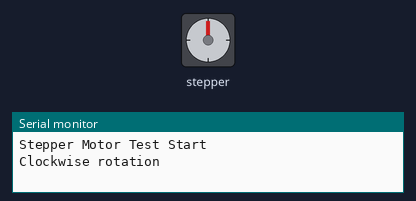
Bench run of a sketch on a simulated Arduino Uno, built with avr-gcc and run on an emulated ATmega328P. Parts: stepper motor, the last lines printed to the serial monitor. Stepper angles assume 2048 steps per turn.

Above: at 0.05 s.
At 3.05 s:
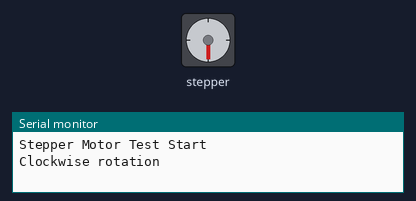
At 6.05 s:
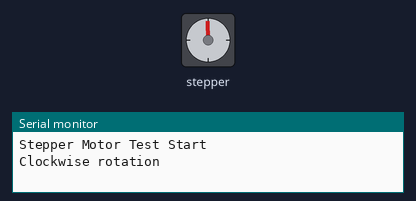
At 12.75 s:
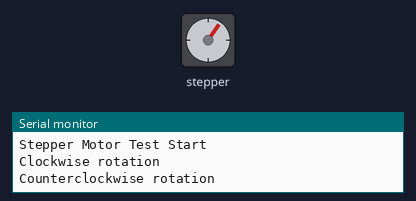
Timing chart, 0 to 18.3 s (numbered marks = the images above):
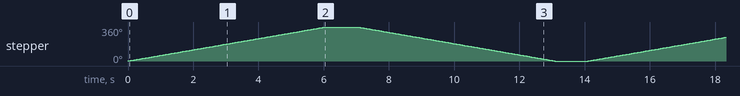

The sketch:

08_Stepper_Motor_Control.ino
```cpp
#include <Stepper.h>

const int stepsPerRevolution = 2048;

// Create Stepper object with pin sequence IN1-IN3-IN2-IN4
Stepper myStepper(stepsPerRevolution, 8, 10, 9, 7);

void setup() {
myStepper.setSpeed(10); // Set speed in RPM
Serial.begin(9600);
Serial.println("Stepper Motor Test Start");
}

void loop() {
Serial.println("Clockwise rotation");
myStepper.step(stepsPerRevolution); // 1 full rotation clockwise
delay(1000);

Serial.println("Counterclockwise rotation");
myStepper.step(-stepsPerRevolution); // 1 full rotation counterclockwise
delay(1000);
}
```

Measured:
- by itself, stepper: turns 360° clockwise in 6.0 s, then 360° counter-clockwise in 6.0 s, repeating every 14.1 s
